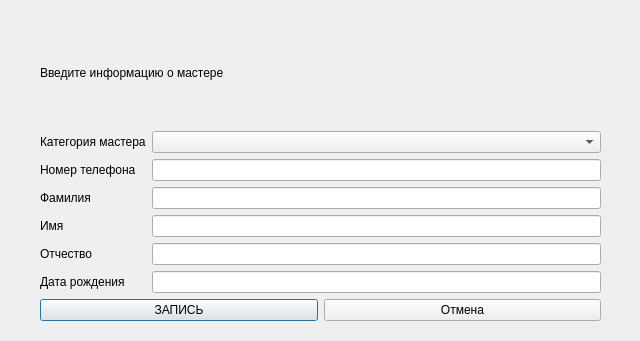
<?xml version="1.0" encoding="UTF-8"?>
<ui version="4.0">
 <class>MastersInsert</class>
 <widget class="QDialog" name="MastersInsert">
  <property name="geometry">
   <rect>
    <x>0</x>
    <y>0</y>
    <width>640</width>
    <height>341</height>
   </rect>
  </property>
  <property name="windowTitle">
   <string>Dialog</string>
  </property>
  <widget class="QWidget" name="layoutWidget">
   <property name="geometry">
    <rect>
     <x>40</x>
     <y>20</y>
     <width>561</width>
     <height>301</height>
    </rect>
   </property>
   <layout class="QVBoxLayout" name="verticalLayout_3">
    <item>
     <widget class="QLabel" name="label_5">
      <property name="text">
       <string>Введите информацию о мастере</string>
      </property>
     </widget>
    </item>
    <item>
     <layout class="QHBoxLayout" name="horizontalLayout">
      <item>
       <layout class="QVBoxLayout" name="verticalLayout">
        <item>
         <widget class="QLabel" name="label">
          <property name="text">
           <string>Категория мастера</string>
          </property>
         </widget>
        </item>
        <item>
         <widget class="QLabel" name="label_2">
          <property name="text">
           <string>Номер телефона</string>
          </property>
         </widget>
        </item>
        <item>
         <widget class="QLabel" name="label_3">
          <property name="text">
           <string>Фамилия</string>
          </property>
         </widget>
        </item>
        <item>
         <widget class="QLabel" name="label_4">
          <property name="text">
           <string>Имя</string>
          </property>
         </widget>
        </item>
        <item>
         <widget class="QLabel" name="label_6">
          <property name="text">
           <string>Отчество</string>
          </property>
         </widget>
        </item>
        <item>
         <widget class="QLabel" name="label_8">
          <property name="text">
           <string>Дата рождения</string>
          </property>
         </widget>
        </item>
       </layout>
      </item>
      <item>
       <layout class="QVBoxLayout" name="verticalLayout_2">
        <item>
         <widget class="QComboBox" name="comboBox"/>
        </item>
        <item>
         <widget class="QLineEdit" name="lineEditcellnumber"/>
        </item>
        <item>
         <widget class="QLineEdit" name="lineEditfam"/>
        </item>
        <item>
         <widget class="QLineEdit" name="lineEditname"/>
        </item>
        <item>
         <widget class="QLineEdit" name="lineEditfirstname"/>
        </item>
        <item>
         <widget class="QLineEdit" name="lineEditbirth"/>
        </item>
       </layout>
      </item>
     </layout>
    </item>
    <item>
     <layout class="QHBoxLayout" name="horizontalLayout_2">
      <item>
       <widget class="QPushButton" name="pushButtonInsert">
        <property name="text">
         <string>ЗАПИСЬ</string>
        </property>
       </widget>
      </item>
      <item>
       <widget class="QPushButton" name="pushButton">
        <property name="text">
         <string>Отмена</string>
        </property>
       </widget>
      </item>
     </layout>
    </item>
   </layout>
  </widget>
 </widget>
 <resources/>
 <connections/>
</ui>
